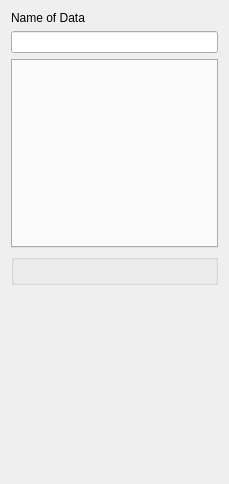
<?xml version="1.0" encoding="UTF-8"?>
<ui version="4.0">
 <class>MeanData</class>
 <widget class="QWidget" name="MeanData">
  <property name="geometry">
   <rect>
    <x>0</x>
    <y>0</y>
    <width>229</width>
    <height>484</height>
   </rect>
  </property>
  <property name="windowTitle">
   <string>Compute Average</string>
  </property>
  <property name="AlgorithmCategory" stdset="0">
   <string>Data</string>
  </property>
  <property name="AlgorithmDescription" stdset="0">
   <string>Compute the arithmetic average</string>
  </property>
  <layout class="QVBoxLayout" name="verticalLayout_2">
   <item>
    <layout class="QVBoxLayout" name="verticalLayout">
     <item>
      <widget class="QLabel" name="label">
       <property name="text">
        <string>Name of Data</string>
       </property>
      </widget>
     </item>
     <item>
      <widget class="QLineEdit" name="Name"/>
     </item>
    </layout>
   </item>
   <item>
    <widget class="GridSelector" name="GridName"/>
   </item>
   <item>
    <widget class="OrderedPropertySelector" name="PropertyNames"/>
   </item>
   <item>
    <spacer name="verticalSpacer">
     <property name="orientation">
      <enum>Qt::Vertical</enum>
     </property>
     <property name="sizeHint" stdset="0">
      <size>
       <width>20</width>
       <height>71</height>
      </size>
     </property>
    </spacer>
   </item>
  </layout>
 </widget>
 <customwidgets>
  <customwidget>
   <class>OrderedPropertySelector</class>
   <extends>GsTLGroupBox</extends>
   <header>GsTLAppli/extra/qtplugins/selectors.h</header>
  </customwidget>
  <customwidget>
   <class>GsTLGroupBox</class>
   <extends>QGroupBox</extends>
   <header>GsTLAppli/extra/qtplugins/selectors.h</header>
  </customwidget>
  <customwidget>
   <class>GridSelector</class>
   <extends>QTabWidget</extends>
   <header>GsTLAppli/extra/qtplugins/selectors.h</header>
  </customwidget>
 </customwidgets>
 <resources/>
 <connections>
  <connection>
   <sender>GridName</sender>
   <signal>activated(QString)</signal>
   <receiver>PropertyNames</receiver>
   <slot>show_properties(QString)</slot>
   <hints>
    <hint type="sourcelabel">
     <x>114</x>
     <y>97</y>
    </hint>
    <hint type="destinationlabel">
     <x>114</x>
     <y>264</y>
    </hint>
   </hints>
  </connection>
 </connections>
</ui>
